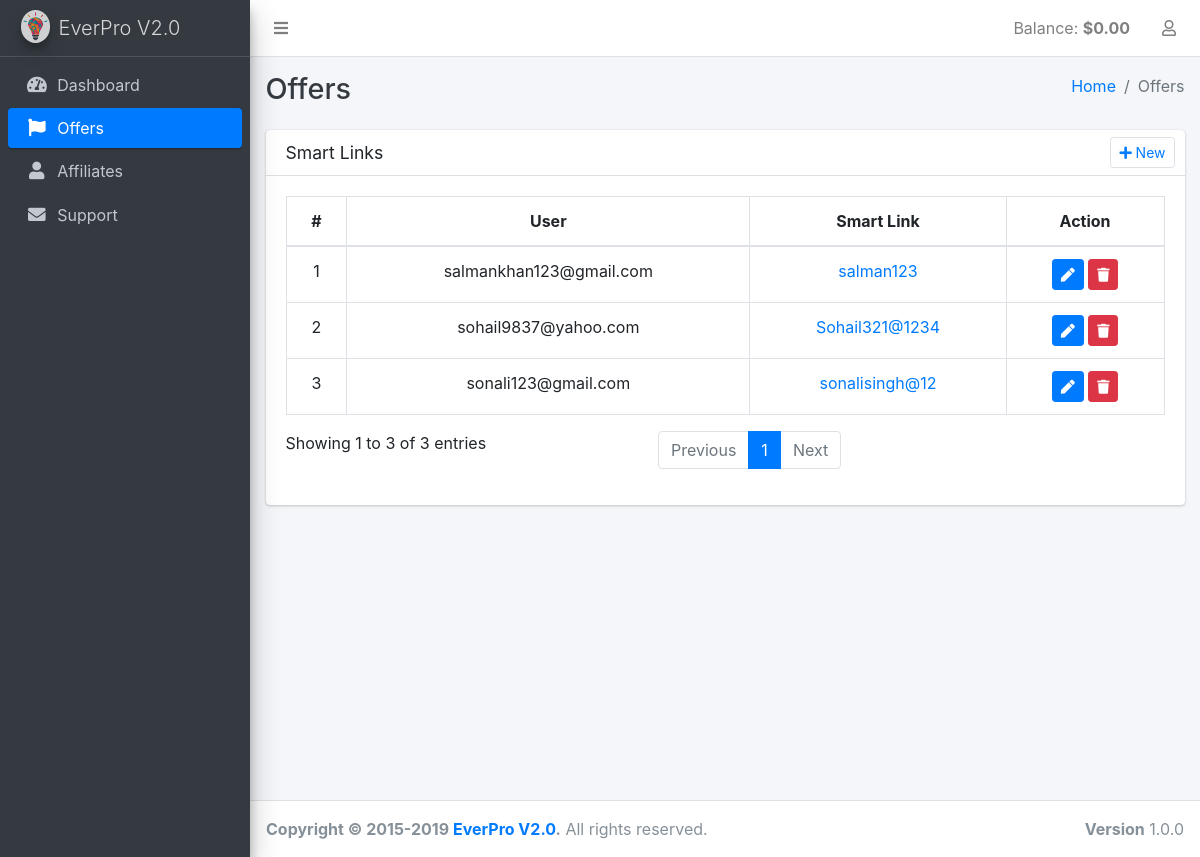
Screenshot of /dashboard/offers/ (signed in) with the database file from the repository.
### profiles/models.py (models this page shows, shortened)
class User(AbstractBaseUser):
    email = models.EmailField(_('email address'), unique=True)
    is_staff = models.BooleanField(
        _('staff status'),
        default=False,
        help_text=_('Designates whether the user can log into this admin site.')
    )
    is_active = models.BooleanField(
        _('active'),
        default=False,
        help_text=_('Designates whether this user should be treated as active. '
                    'Unselect this instead of deleting accounts.')
    )
    is_superuser = models.BooleanField(
        _('Is superuser?'),
        default=False,
        help_text=_('Designates that this user has all permissions without explicitly assigning them.')
    )
    date_joined = models.DateTimeField(_('date joined'), default=timezone.now)
    first_name = models.CharField(_('first name'), max_length=30, blank=True)
    last_name = models.CharField(_('last name'), max_length=30, blank=True)
    USERNAME_FIELD = 'email'
    objects = UserManager()
    class Meta:
        verbose_name = _('user')
        verbose_name_plural = _('users')
        ordering = ['-id']
    def get_full_name(self):
        return u"{0} {1}".format(self.first_name, self.last_name).strip() or self.email
    def get_balance(self):
        if Balance.objects.filter(customer=self).count() == 0:
            Balance.objects.create(customer=self, balance=Decimal('0.00'))
        return Balance.objects.filter(customer=self).aggregate(Sum('balance'))['balance__sum']

### dashboard/models.py (models this page shows)
class SmartLinks(models.Model):
    customer = models.ForeignKey(settings.AUTH_USER_MODEL, on_delete=models.CASCADE, related_name='smartlinks')
    smart_link = models.CharField(_('Smart Link'), max_length=255)
    class Meta:
        ordering = ['-id']

### dashboard/views.py (the view)
# urls.py: path('offers/', OffersView.as_view(), name='offers'),
class OffersView(LoginRequiredMixin, ListView):
    success_url = '/dashboard/offers/'
    template_name = 'dashboard/offers.html'
    model = SmartLinks
    context_object_name = 'smart_links'
    paginate_by = 10

### common/mixins.py (called while the page is built)
    @method_decorator(login_required)
    def dispatch(self, request, *args, **kwargs):
        return super(LoginRequiredMixin, self).dispatch(request, *args, **kwargs)

### templates/dashboard/offers.html (shortened to what this page needs)
{% extends "dashboard/include/layout.html" %}
{% load static %}
{% block extrastyle %}
  <link href="{% static 'plugins/toastr/toastr.min.css' %}" rel="stylesheet" type="text/css" />
{% endblock %}
{% block sidebar %}
{% include "dashboard/include/sidebar.html" with active='Offers' %}
{% endblock %}
{% block content-header %}
  {% include "dashboard/include/content-header.html" with header='Offers' %}
{% endblock %}
{% block content %}
  <div class="card">
    <div class="card-header">
      <h3 class="card-title">Smart Links</h3>
      <div class="card-tools">
        <ul class="pagination pagination-sm float-right">
          <li class="page-item">
            <a class="create-offers page-link" href="#">
              <i class="fa fa-plus"></i> New
            </a>
          </li>
        </ul>
      </div>
    </div>
    <div class="card-body">
      <div class="dataTables_wrapper dt-bootstrap4">
        <div class="row">
          <div class="col-sm-12">
            <table id="offers-table" class="table table-bordered table-hover">
              <thead>
              <tr>
                <th class="text-center" scope="col">#</th>
                <th class="text-center" scope="col">User</th>
                <th class="text-center" scope="col">Smart Link</th>
                <th class="text-center" scope="col">Action</th>
              </tr>
              </thead>
              <tbody>
              {% for smart_link in smart_links %}
                <tr>
                  <td class="text-center" scope="row">{{ forloop.counter }}</td>
                  <td class="text-center">{{ smart_link.customer.email }}</td>
                  <td class="text-center">
                    <a href="{{ smart_link.smart_link }}" target="_blank">{{ smart_link.smart_link }}</a>
                  </td>
                  <td class="text-center">
                    <button type="button" class="update-offers btn btn-sm btn-primary" data-id="{% url 'dashboard:update-offers' smart_link.pk %}">
                      <span class="fa fa-pen"></span>
                    </button>
                    <button type="button" class="delete-offers btn btn-sm btn-danger" data-id="{% url 'dashboard:delete-offers' smart_link.pk %}">
                      <span class="fa fa-trash"></span>
                    </button>
                  </td>
                </tr>
              {% endfor %}
              </tbody>
            </table>
          </div>
        </div>
      </div>
    </div>
</div>
{% endblock content %}

### templates/dashboard/include/layout.html (shortened to what this page needs)
{% load i18n static %}
<!DOCTYPE html>
<html>
<head>
  <link href="{% static 'plugins/fontawesome-free/css/all.min.css' %}" rel="stylesheet" type="text/css" />
  <link href="{% static 'plugins/tempusdominus-bootstrap-4/css/tempusdominus-bootstrap-4.min.css' %}" rel="stylesheet" type="text/css" />
  <link href="{% static 'plugins/icheck-bootstrap/icheck-bootstrap.min.css' %}" rel="stylesheet" type="text/css" />
  <link href="{% static 'plugins/adminlte/css/adminlte.min.css' %}" rel="stylesheet" type="text/css" />
  <link href="{% static 'plugins/overlayScrollbars/css/OverlayScrollbars.min.css' %}" rel="stylesheet" type="text/css" />
  {% block extrastyle %}{% endblock %}
</head>
{% load i18n %}
<body class="hold-transition sidebar-mini layout-fixed">
  <div class="wrapper">
    <nav class="main-header navbar navbar-expand navbar-light navbar-white">
      <ul class="navbar-nav">
        <li class="nav-item">
          <a class="nav-link" data-widget="pushmenu" href="#"><i class="fas fa-bars"></i> </a>
        </li>
      </ul>
      <ul class="navbar-nav ml-auto">
        <li class="nav-item">
          <span class="nav-link">Balance: <strong>${{ user.get_balance|default:'0'|floatformat:2 }}</strong></span>
        </li>
        <li class="nav-item dropdown">
          <a class="nav-link" data-toggle="dropdown" href="#">
            <i class="far fa-user"></i>
          </a>
        </li>
      </ul>
    </nav>
    <aside class="main-sidebar sidebar-dark-primary elevation-4">
      <a href="#" class="brand-link">
        <img src="{% static 'img/logo.png' %}" alt="Logo" class="brand-image img-circle elevation-3"
             style="opacity: .8">
        <span class="brand-text font-weight-light">EverPro V2.0</span>
      </a>
      {% block sidebar %}
      {% endblock %}
    </aside>
    <div class="content-wrapper">
      {%  block content-header %}
      {% endblock %}
      <section class="content">
        <div class="container-fluid">
          {% block content %}
          {% endblock %}
        </div>
      </section>
    </div>
    <footer class="main-footer">
      <div class="float-right d-none d-sm-inline">
        <b>Version</b> 1.0.0
      </div>
      <strong>Copyright &copy; 2015-2019 <a href="/">EverPro V2.0</a>.</strong>
      All rights reserved.
    </footer>
  </div>
</body>
</html>

### rows the page displays
User: get_balance "0.00"
SmartLinks: customer.email "salmankhan123@gmail.com", smart_link "salman123"
SmartLinks: customer.email "sohail9837@yahoo.com", smart_link "Sohail321@1234"
SmartLinks: customer.email "sonali123@gmail.com", smart_link "sonalisingh@12"

### other values shown
{{ header }} "Offers"
